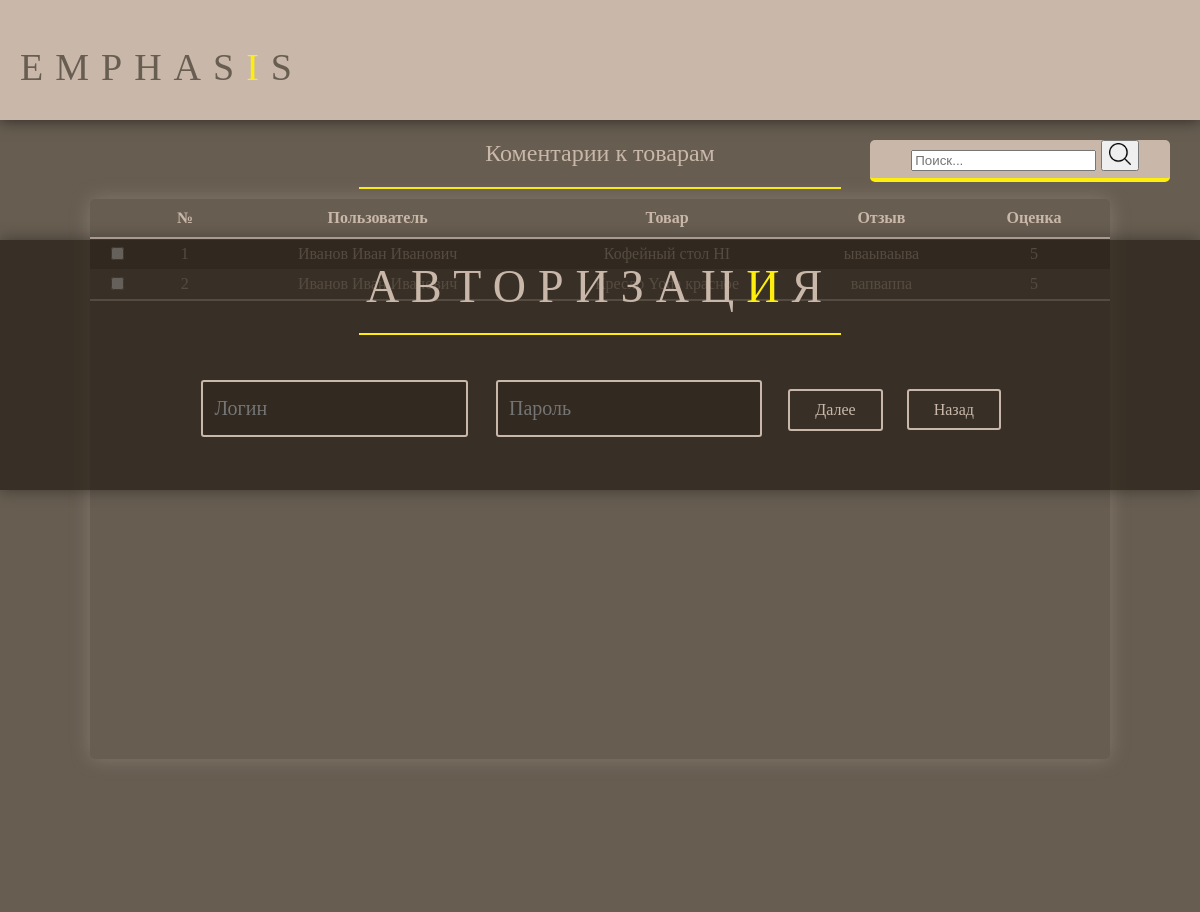
Page /Admin.php?_cometGoods on the committed database.
### tables this page shows
CREATE TABLE `review` (
  `id` bigint(20) NOT NULL,
  `id_goods` bigint(20) NOT NULL,
  `id_customer` bigint(20) NOT NULL,
  `review` varchar(300) NOT NULL,
  `rating` varchar(60) NOT NULL
);

CREATE TABLE `customer` (
  `id` bigint(20) NOT NULL,
  `e_mail` varchar(60) DEFAULT NULL,
  `pass` varchar(60) DEFAULT NULL,
  `surname` varchar(60) DEFAULT NULL,
  `name` varchar(60) DEFAULT NULL,
  `patron` varchar(60) DEFAULT NULL,
  `phone` varchar(60) DEFAULT NULL
);

CREATE TABLE `goods` (
  `id` bigint(20) NOT NULL,
  `id_category` bigint(20) DEFAULT NULL,
  `id_access` bigint(20) DEFAULT NULL,
  `id_disigner` bigint(20) DEFAULT NULL,
  `name` varchar(60) DEFAULT NULL,
  `value` decimal(8,0) DEFAULT NULL,
  `quantity` varchar(60) DEFAULT NULL,
  `characterr` text,
  `description` text,
  `color` varchar(20) DEFAULT NULL,
  `material` varchar(60) DEFAULT NULL,
  `img_goods` varchar(250) DEFAULT NULL,
  `model` varchar(250) DEFAULT NULL
);

### CometGoods.php (the view, shortened to what this page needs)
<center class="white formNewGoods">
	<h2>Коментарии к товарам</h2>
	<hr class="horizontalLine">
	<div class="searchBarMag">
					<form method="get" class="search">
						<input name="search" type="search" placeholder="Поиск...">
						<button name="search">
							<img src="img/012-magnifying-glass.png" alt="">
						</button>
					</form>
				</div>
	<div class="newGoodsTable table illumination">
		<table>
			<tr>
				<th></th>
			    <th>№</th>
			    <th>Пользователь</th>
			    <th>Товар</th>
			    <th>Отзыв</th>
			    <th>Оценка</th>
			</tr>
			<?php
				$statTablAdmin = mysql_query("SELECT * FROM review");
				while($dateStat = mysql_fetch_assoc($statTablAdmin))
				{
					$customerStat = mysql_fetch_assoc(mysql_query("SELECT * FROM customer WHERE id LIKE ".$dateStat['id_customer'].""));
					$associateGoods = mysql_fetch_assoc(mysql_query("SELECT * FROM goods WHERE id LIKE ".$dateStat['id_goods'].""));
				    echo "<tr class='hoverTR' id='". $dateStat['id'] ."'>
							<td><input type='checkbox' name='check[]' class='cbSelect' value='" . $dateStat['id'] . "' id='cb-". $dateStat['id'] ."'></td>
							<td>" . $dateStat['id'] . "</td>
							<td>" . $customerStat['surname'] ." ". $customerStat['name'] ." ". $customerStat['patron'] . "</td>
							<td>" . $associateGoods['name'] ."</td>
							<td>" . $dateStat['review'] . "</td>
							<td>" . $dateStat['rating'] . "</td>
						</tr>";
				}
			?>
		</table>
	</div>
</center>

### css/Style.css (style rules this page uses)
html, body { font-family: Century Gothic; margin: 0; }
h1, h2, h3, h4 { font-weight: normal; margin: 0; cursor: default; }
input { outline: none; }
.white { color: #c9b8aa; }
.horizontalLine { min-width: 350px; width: 40vw; margin: 0 auto; border: 1px solid #feee0e; }
.illumination { transition: all 0.4s ease; box-shadow: 0 0 20px rgba(201, 184, 170, 0.3); }
.table table { width: 100%; text-align: center; border-collapse: collapse; border-bottom: 2px solid #c9b8aa; }
.table th { border-bottom: 2px solid #c9b8aa; padding: 10px 15px; text-align: center; }
.table td { padding: 5px; }
.table tr:nth-child(2n) { background: rgba(38, 29, 21, 0.4); }
.table tr { transition: all 0.2s ease; }
.panelCos img, .panelMenu1 img, .searchBarMag img { width: 22px; height: 22px; }
.searchBarMag { position: absolute; top: 20px; right: 30px; float: right; width: 300px; margin: 0 auto; }
.search { font-size: 18px; width: 290px; height: 38px; padding-left: 10px; color: #675d51; border: none; border-bottom: 4px solid #feee0e; border-radius: 5px; outline: none; background: #c9b8aa; }
.formNewGoods h2 { padding-bottom: 20px; }
.newGoodsTable { overflow: auto; height: 70vh; margin: 10px; width: 85vw; border-radius: 5px; }

### rows in the picture
review: id "1", id_customer.surname "Иванов", id_customer.name "Иван", id_customer.patron "Иванович", id_goods.name "Кофейный стол HI", review "ываываыва", rating "5"
review: id "2", id_customer.surname "Иванов", id_customer.name "Иван", id_customer.patron "Иванович", id_goods.name "Кресло Yoda красное", review "вапваппа", rating "5"
